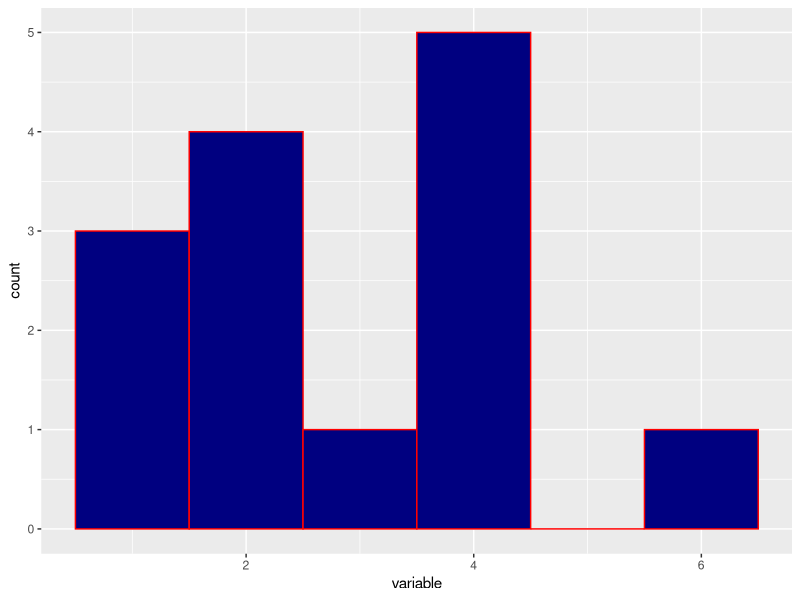

Reproduce this figure in R.
## ---- chunk 1

2+3

(4^2/2)

## ---- chunk 2

a <- 3+2

b <- a*4

c <- a+b

a 
b
c

## ---- chunk 3

c(1,2,3,4,5)

numeric_vector <- c(1,2,3,4,5)

numeric_vector


## ---- chunk 4

c("apple", "b", "c", "d")

character_vector <- c("a", "b", "c", "d")

character_vector
## ---- chunk 5

age_col_df <- data.frame(age = c(16, 17, 18, 18, 19), 
                         favorite_color = c("red", "blue", "red", "green", "blue"))

age_col_df

## ---- chunk 6
library(tidyverse)
## ---- chunk 7
example_data <- data.frame(variable = c(1,2,2,2,3,4,4,4,4,4,2,6,1,1))

histogram_example <- example_data %>%
                  ggplot(aes(x = variable)) +
                  geom_histogram(binwidth = 1, fill = "navy blue", color = "red")

histogram_example
